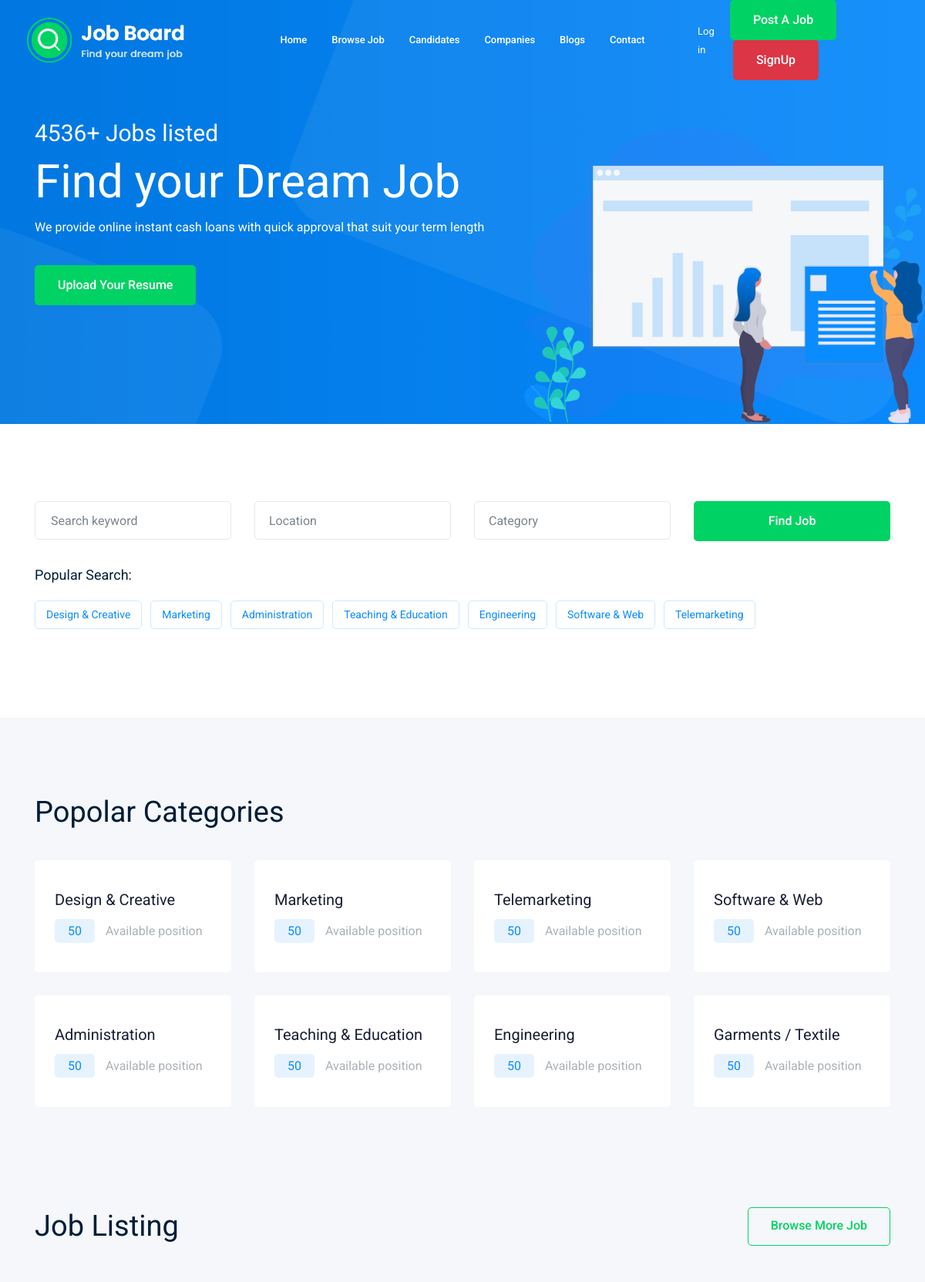
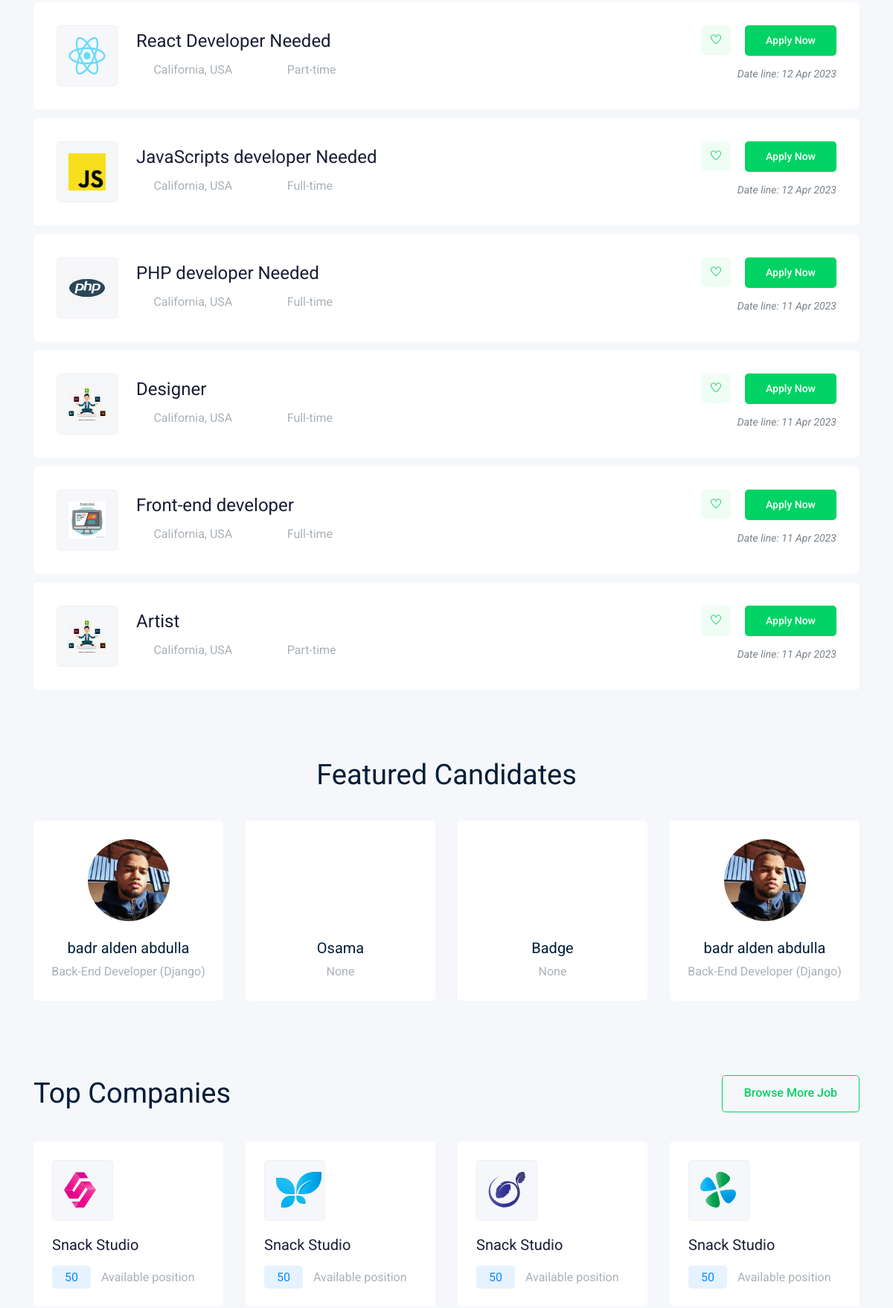
The page / (upper part) on the database its author committed (2 pictures, top to bottom).
### job/models.py (models this page shows, shortened)
class Job(models.Model):
    owner=models.ForeignKey(User,related_name='owner',on_delete=models.CASCADE)
    title=models.CharField(max_length=100)
    job_type=models.CharField(max_length=15,choices=JOB_TYEP)
    description= models.TextField(max_length=1000)
    published_at=models.DateTimeField(auto_now=True)
    vecancy= models.SmallIntegerField(default=1)
    salary=models.IntegerField(default=0)
    experience=models.SmallIntegerField(default=0)
    photo=models.ImageField(upload_to=upload_pics, height_field=None, width_field=None, max_length=None)
    category=models.ForeignKey(Category,name='category',on_delete=models.CASCADE)
    slug= models.SlugField(null=True,blank=True)
    company=models.ForeignKey(Company,related_name='companyName',on_delete=models.CASCADE)
    class Meta:
        verbose_name = 'Job'
        verbose_name_plural = 'Jobs'
        ordering = ['-published_at']
        get_latest_by ='-published_at'

### accounts/models.py (models this page shows)
class Profile(models.Model):
    user=models.OneToOneField(User,on_delete=models.CASCADE)
    country=CountryField(null=True,blank=True)
    city= models.CharField(max_length=50, blank=True, null=True)
    phone_number=models.CharField(max_length=15,null=True,blank=True)
    image=models.ImageField(upload_to=upload_pics,null=True,blank=True)
    profession=  models.CharField(max_length=50, blank=True, null=True)
    cv_file= models.FileField(blank=True, null=True)
    WebsiteUrl=models.URLField(null=True,blank=True)
    GithubUrl=models.URLField(null=True,blank=True)
    TwitterUrl=models.URLField(null=True,blank=True)
    LinkeInUrl=models.URLField(null=True,blank=True)
    FacebookUrl=models.URLField(null=True,blank=True)
    def __str__(self) :
        if self.user.first_name =='' or self.user.first_name == None:
            return self.user.username
        return self.user.first_name + " "+ self.user.last_name

### home/views.py (the view)
# urls.py: path('',views.index,name='index')
def index(request):
    jobs=Job.objects.all()[:6]
    categories=Category.objects.all()
    profiles=Profile.objects.all()[:6]
    companies=Company.objects.all()[:6]
    context={'Job':jobs,"Categories":categories,'profiles':profiles,'companies':companies}
    return render(request,'index.html',context)

### templates/index.html (shortened to what this page needs)
{% extends 'base.html' %}
{% load static %}
{% block content %}
    <div class="slider_area">
        <div class="single_slider  d-flex align-items-center slider_bg_1">
            <div class="container">
                <div class="row align-items-center">
                    <div class="col-lg-7 col-md-6">
                        <div class="slider_text">
                            <h5 class="wow fadeInLeft" data-wow-duration="1s" data-wow-delay=".2s">4536+ Jobs listed</h5>
                            <h3 class="wow fadeInLeft" data-wow-duration="1s" data-wow-delay=".3s">Find your Dream Job</h3>
                            <p class="wow fadeInLeft" data-wow-duration="1s" data-wow-delay=".4s">We provide online instant cash loans with quick approval that suit your term length</p>
                            <div class="sldier_btn wow fadeInLeft" data-wow-duration="1s" data-wow-delay=".5s">
                                <a href="#" class="boxed-btn3">Upload your Resume</a>
                            </div>
                        </div>
                    </div>
                </div>
            </div>
        </div>
        <div class="ilstration_img wow fadeInRight d-none d-lg-block text-right" data-wow-duration="1s" data-wow-delay=".2s">
            <img src="{% static 'img/banner/illustration.png' %}" alt="">
        </div>
    </div>
    <div class="catagory_area">
        <div class="container">
            <div class="row cat_search">
                <div class="col-lg-3 col-md-4">
                    <div class="single_input">
                        <input type="text" placeholder="Search keyword">
                    </div>
                </div>
                <div class="col-lg-3 col-md-4">
                </div>
                <div class="col-lg-3 col-md-4">
                </div>
                <div class="col-lg-3 col-md-12">
                    <div class="job_btn">
                        <a href="#" class="boxed-btn3">Find Job</a>
                    </div>
                </div>
            </div>
            <div class="row">
                <div class="col-lg-12">
                    <div class="popular_search d-flex align-items-center">
                        <span>Popular Search:</span>
                        <ul>
                            <li><a href="#">Design & Creative</a></li>
                            <li><a href="#">Marketing</a></li>
                            <li><a href="#">Administration</a></li>
                            <li><a href="#">Teaching & Education</a></li>
                            <li><a href="#">Engineering</a></li>
                            <li><a href="#">Software & Web</a></li>
                            <li><a href="#">Telemarketing</a></li>
                        </ul>
                    </div>
                </div>
            </div>
        </div>
    </div>
    <div class="popular_catagory_area">
        <div class="container">
            <div class="row">
                <div class="col-lg-12">
                    <div class="section_title mb-40">
                        <h3>Popolar Categories</h3>
                    </div>
                </div>
            </div>
            <div class="row">
                <div class="col-lg-4 col-xl-3 col-md-6">
                    <div class="single_catagory">
                        <a href="jobs.html"><h4>Design & Creative</h4></a>
                        <p> <span>50</span> Available position</p>
                    </div>
                </div>
                <div class="col-lg-4 col-xl-3 col-md-6">
                    <div class="single_catagory">
                        <a href="jobs.html"><h4>Marketing</h4></a>
                        <p> <span>50</span> Available position</p>
                    </div>
                </div>
                <div class="col-lg-4 col-xl-3 col-md-6">
                    <div class="single_catagory">
                        <a href="jobs.html"><h4>Telemarketing</h4></a>
                        <p> <span>50</span> Available position</p>
                    </div>
                </div>
                <div class="col-lg-4 col-xl-3 col-md-6">
                    <div class="single_catagory">
                        <a href="jobs.html"><h4>Software & Web</h4></a>
                        <p> <span>50</span> Available position</p>
                    </div>
                </div>
                <div class="col-lg-4 col-xl-3 col-md-6">
                    <div class="single_catagory">
                        <a href="jobs.html"><h4>Administration</h4></a>
                        <p> <span>50</span> Available position</p>
                    </div>
                </div>
                <div class="col-lg-4 col-xl-3 col-md-6">
                    <div class="single_catagory">
                        <a href="jobs.html"><h4>Teaching & Education</h4></a>
                        <p> <span>50</span> Available position</p>
                    </div>
                </div>
                <div class="col-lg-4 col-xl-3 col-md-6">
                    <div class="single_catagory">
                        <a href="jobs.html"><h4>Engineering</h4></a>
                        <p> <span>50</span> Available position</p>
                    </div>
                </div>
                <div class="col-lg-4 col-xl-3 col-md-6">
                    <div class="single_catagory">
                        <a href="jobs.html"><h4>Garments / Textile</h4></a>
                        <p> <span>50</span> Available position</p>
                    </div>
                </div>
            </div>
        </div>
    </div>
    <div class="job_listing_area">
        <div class="container">
            <div class="row align-items-center">
                <div class="col-lg-6">
                    <div class="section_title">
                        <h3>Job Listing</h3>
                    </div>
                </div>
                <div class="col-lg-6">
                    <div class="brouse_job text-right">
                        <a href="{% url 'job:job_list' %}" class="boxed-btn4">Browse More Job</a>
                    </div>
                </div>
            </div>
            <div class="job_lists">
                <div class="row">
                    {% for job  in Job  %}
                    <div class="col-lg-12 col-md-12">
                        <div class="single_jobs white-bg d-flex justify-content-between">
                            <div class="jobs_left d-flex align-items-center">
                                <div class="thumb">
                                    <img src="{{ job.photo.url }}" class='w-100 h-100' alt="">
                                </div>
                                <div class="jobs_conetent">
                                    <a href="{% url 'job:job_detail' job.slug %}"><h4>{{job.title}}</h4></a>
                                    <div class="links_locat d-flex align-items-center">
                                        <div class="location">
                                            <p> <i class="fa fa-map-marker"></i> California, USA</p>
                                        </div>
                                        <div class="location">
                                            <p> <i class="fa fa-clock-o"></i> {{ job.job_type }}</p>
                                        </div>
                                    </div>
                                </div>
                            </div>
                            <div class="jobs_right">
                                <div class="apply_now">
                                    <a class="heart_mark" href="#"> <i class="ti-heart"></i> </a>
                                    <a href="{% url 'job:job_detail' job.slug %}" class="boxed-btn3">Apply Now</a>
                                </div>
                                <div class="date">
                                    <p>Date line: {{job.published_at|date:'d M Y '}}</p>
                                </div>
                            </div>
                        </div>
                    </div>
                    {% endfor %}
                </div>
            </div>
        </div>
    </div>
    <div class="featured_candidates_area">
        <div class="container">
            <div class="row">
                <div class="col-lg-12">
                    <div class="section_title text-center mb-40">
                        <h3>Featured Candidates</h3>
                    </div>
                </div>
            </div>
            <div class="row">
                <div class="col-lg-12">
                        <div class="candidate_active owl-carousel">
                            {% for profile in profiles %}
                            <div class="single_candidates text-center">
                                <div class="thumb">
                                    <img src="{% if profile.image %}{{ profile.image.url }} {% else %}#{% endif %}" alt="">
                                </div>
                                <a href="{% url 'accounts:candidate' profile.id %}"><h4>{{profile}}</h4></a>
                                <p>{{profile.profession}}</p>
                            </div>
                            {% endfor %}
                        </div>
                </div>
            </div>
        </div>
    </div>
    <div class="top_companies_area">
        <div class="container">
            <div class="row align-items-center mb-40">
                <div class="col-lg-6 col-md-6">
                    <div class="section_title">
                        <h3>Top Companies</h3>
                    </div>
                </div>
                <div class="col-lg-6 col-md-6">
                    <div class="brouse_job text-right">
                        <a href="{% url 'job:job_list' %}" class="boxed-btn4">Browse More Job</a>
                    </div>
                </div>
            </div>
            <div class="row">
                <div class="col-lg-4 col-xl-3 col-md-6">
                    <div class="single_company">
                        <div class="thumb">
                            <img src="{% static 'img/svg_icon/5.svg' %}" alt="">
                        </div>
                        <a href="jobs.html"><h3>Snack Studio</h3></a>
                        <p> <span>50</span> Available position</p>
                    </div>
                </div>
                <div class="col-lg-4 col-xl-3 col-md-6">
                    <div class="single_company">
                        <div class="thumb">
                            <img src="{% static 'img/svg_icon/4.svg' %}" alt="">
                        </div>
                        <a href="jobs.html"><h3>Snack Studio</h3></a>
                        <p> <span>50</span> Available position</p>
                    </div>
                </div>
                <div class="col-lg-4 col-xl-3 col-md-6">
                    <div class="single_company">
                        <div class="thumb">
                            <img src="{% static 'img/svg_icon/3.svg' %}" alt="">
                        </div>
                        <a href="jobs.html"><h3>Snack Studio</h3></a>
                        <p> <span>50</span> Available position</p>
                    </div>
                </div>
                <div class="col-lg-4 col-xl-3 col-md-6">
                    <div class="single_company">
                        <div class="thumb">
                            <img src="{% static 'img/svg_icon/1.svg' %}" alt="">
                        </div>
                        <a href="jobs.html"><h3>Snack Studio</h3></a>
                        <p> <span>50</span> Available position</p>
                    </div>
                </div>
            </div>
        </div>
    </div>
{% endblock %}

### rows shown on the page
Job: photo (picture), title "React Developer Needed", job_type "Part-time", published_at "12 Apr 2023"
Job: photo (picture), title "JavaScripts developer Needed", job_type "Full-time", published_at "12 Apr 2023"
Job: photo (picture), title "PHP developer Needed", job_type "Full-time", published_at "11 Apr 2023"
Job: photo (picture), title "Designer", job_type "Full-time", published_at "11 Apr 2023"
Job: photo (picture), title "Front-end developer", job_type "Full-time", published_at "11 Apr 2023"
Job: photo (picture), title "Artist", job_type "Part-time", published_at "11 Apr 2023"
Profile: image (picture), user.last_name "badr alden abdulla", profession "Back-End Developer (Django)"
Profile: user.username "Osama", profession "None"
Profile: user.username "Badge", profession "None"
